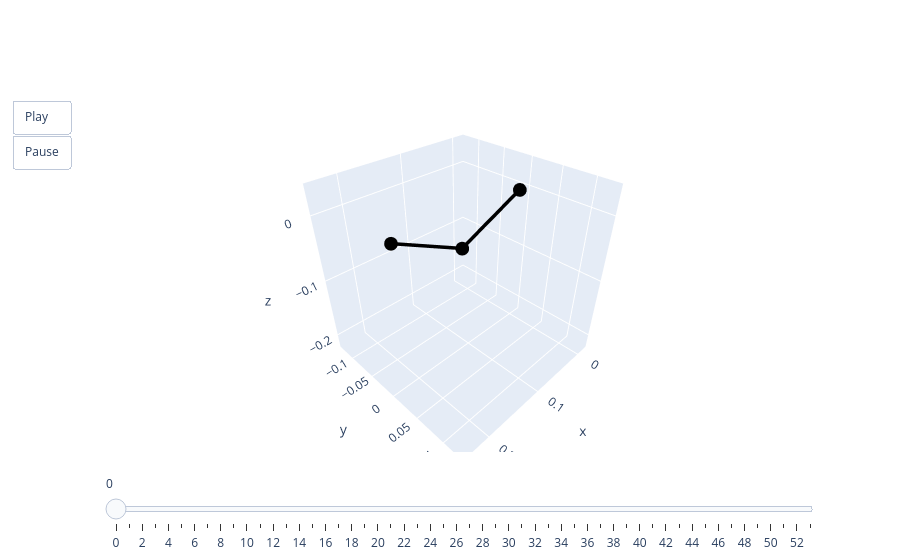

Here is the notebook cell this chart was saved with:
### Code cell
animate(valid.qs[0])

### Figure 1 — Plotly figure (JSON) as saved in the notebook; plotly's stock layout.template omitted (floating-point values rounded to 4 significant figures)
{"data": [{"line": {"color": "black", "width": 7}, "mode": "lines+markers", "type": "scatter3d", "x": [0, 0.1132, 0.2218], "y": [0, 0, 0], "z": [0, -0.04659, 0.006761]}], "layout": {"scene": {"aspectmode": "cube", "xaxis": {"autorange": false, "range": [-0.02231, 0.2454]}, "yaxis": {"autorange": false, "range": [-0.1339, 0.1339]}, "zaxis": {"autorange": false, "range": [-0.2252, 0.04255]}}, "sliders": [{"steps": [{"args": [["0"], {"frame": {"duration": 0, "redraw": true}, "mode": "immediate"}], "label": "0", "method": "animate"}, {"args": [["1"], {"frame": {"duration": 0, "redraw": true}, "mode": "immediate"}], "label": "1", "method": "animate"}, {"args": [["2"], {"frame": {"duration": 0, "redraw": true}, "mode": "immediate"}], "label": "2", "method": "animate"}, {"args": [["3"], {"frame": {"duration": 0, "redraw": true}, "mode": "immediate"}], "label": "3", "method": "animate"}, {"args": [["4"], {"frame": {"duration": 0, "redraw": true}, "mode": "immediate"}], "label": "4", "method": "animate"}, {"args": [["5"], {"frame": {"duration": 0, "redraw": true}, "mode": "immediate"}], "label": "5", "method": "animate"}, {"args": [["6"], {"frame": {"duration": 0, "redraw": true}, "mode": "immediate"}], "label": "6", "method": "animate"}, {"args": [["7"], {"frame": {"duration": 0, "redraw": true}, "mode": "immediate"}], "label": "7", "method": "animate"}, {"args": [["8"], {"frame": {"duration": 0, "redraw": true}, "mode": "immediate"}], "label": "8", "method": "animate"}, {"args": [["9"], {"frame": {"duration": 0, "redraw": true}, "mode": "immediate"}], "label": "9", "method": "animate"}, {"args": [["10"], {"frame": {"duration": 0, "redraw": true}, "mode": "immediate"}], "label": "10", "method": "animate"}, {"args": [["11"], {"frame": {"duration": 0, "redraw": true}, "mode": "immediate"}], "label": "11", "method": "animate"}, {"args": [["12"], {"frame": {"duration": 0, "redraw": true}, "mode": "immediate"}], "label": "12", "method": "animate"}, {"args": [["13"], {"frame": {"duration": 0, "redraw": true}, "mode": "immediate"}], "label": "13", "method": "animate"}, {"args": [["14"], {"frame": {"duration": 0, "redraw": true}, "mode": "immediate"}], "label": "14", "method": "animate"}, {"args": [["15"], {"frame": {"duration": 0, "redraw": true}, "mode": "immediate"}], "label": "15", "method": "animate"}, {"args": [["16"], {"frame": {"duration": 0, "redraw": true}, "mode": "immediate"}], "label": "16", "method": "animate"}, {"args": [["17"], {"frame": {"duration": 0, "redraw": true}, "mode": "immediate"}], "label": "17", "method": "animate"}, {"args": [["18"], {"frame": {"duration": 0, "redraw": true}, "mode": "immediate"}], "label": "18", "method": "animate"}, {"args": [["19"], {"frame": {"duration": 0, "redraw": true}, "mode": "immediate"}], "label": "19", "method": "animate"}, {"args": [["20"], {"frame": {"duration": 0, "redraw": true}, "mode": "immediate"}], "label": "20", "method": "animate"}, {"args": [["21"], {"frame": {"duration": 0, "redraw": true}, "mode": "immediate"}], "label": "21", "method": "animate"}, {"args": [["22"], {"frame": {"duration": 0, "redraw": true}, "mode": "immediate"}], "label": "22", "method": "animate"}, {"args": [["23"], {"frame": {"duration": 0, "redraw": true}, "mode": "immediate"}], "label": "23", "method": "animate"}, {"args": [["24"], {"frame": {"duration": 0, "redraw": true}, "mode": "immediate"}], "label": "24", "method": "animate"}, {"args": [["25"], {"frame": {"duration": 0, "redraw": true}, "mode": "immediate"}], "label": "25", "method": "animate"}, {"args": [["26"], {"frame": {"duration": 0, "redraw": true}, "mode": "immediate"}], "label": "26", "method": "animate"}, {"args": [["27"], {"frame": {"duration": 0, "redraw": true}, "mode": "immediate"}], "label": "27", "method": "animate"}, {"args": [["28"], {"frame": {"duration": 0, "redraw": true}, "mode": "immediate"}], "label": "28", "method": "animate"}, {"args": [["29"], {"frame": {"duration": 0, "redraw": true}, "mode": "immediate"}], "label": "29", "method": "animate"}, {"args": [["30"], {"frame": {"duration": 0, "redraw": true}, "mode": "immediate"}], "label": "30", "method": "animate"}, {"args": [["31"], {"frame": {"duration": 0, "redraw": true}, "mode": "immediate"}], "label": "31", "method": "animate"}, {"args": [["32"], {"frame": {"duration": 0, "redraw": true}, "mode": "immediate"}], "label": "32", "method": "animate"}, {"args": [["33"], {"frame": {"duration": 0, "redraw": true}, "mode": "immediate"}], "label": "33", "method": "animate"}, {"args": [["34"], {"frame": {"duration": 0, "redraw": true}, "mode": "immediate"}], "label": "34", "method": "animate"}, {"args": [["35"], {"frame": {"duration": 0, "redraw": true}, "mode": "immediate"}], "label": "35", "method": "animate"}, {"args": [["36"], {"frame": {"duration": 0, "redraw": true}, "mode": "immediate"}], "label": "36", "method": "animate"}, {"args": [["37"], {"frame": {"duration": 0, "redraw": true}, "mode": "immediate"}], "label": "37", "method": "animate"}, {"args": [["38"], {"frame": {"duration": 0, "redraw": true}, "mode": "immediate"}], "label": "38", "method": "animate"}, {"args": [["39"], {"frame": {"duration": 0, "redraw": true}, "mode": "immediate"}], "label": "39", "method": "animate"}, {"args": [["40"], {"frame": {"duration": 0, "redraw": true}, "mode": "immediate"}], "label": "40", "method": "animate"}, {"args": [["41"], {"frame": {"duration": 0, "redraw": true}, "mode": "immediate"}], "label": "41", "method": "animate"}, {"args": [["42"], {"frame": {"duration": 0, "redraw": true}, "mode": "immediate"}], "label": "42", "method": "animate"}, {"args": [["43"], {"frame": {"duration": 0, "redraw": true}, "mode": "immediate"}], "label": "43", "method": "animate"}, {"args": [["44"], {"frame": {"duration": 0, "redraw": true}, "mode": "immediate"}], "label": "44", "method": "animate"}, {"args": [["45"], {"frame": {"duration": 0, "redraw": true}, "mode": "immediate"}], "label": "45", "method": "animate"}, {"args": [["46"], {"frame": {"duration": 0, "redraw": true}, "mode": "immediate"}], "label": "46", "method": "animate"}, {"args": [["47"], {"frame": {"duration": 0, "redraw": true}, "mode": "immediate"}], "label": "47", "method": "animate"}, {"args": [["48"], {"frame": {"duration": 0, "redraw": true}, "mode": "immediate"}], "label": "48", "method": "animate"}, {"args": [["49"], {"frame": {"duration": 0, "redraw": true}, "mode": "immediate"}], "label": "49", "method": "animate"}, {"args": [["50"], {"frame": {"duration": 0, "redraw": true}, "mode": "immediate"}], "label": "50", "method": "animate"}, {"args": [["51"], {"frame": {"duration": 0, "redraw": true}, "mode": "immediate"}], "label": "51", "method": "animate"}, {"args": [["52"], {"frame": {"duration": 0, "redraw": true}, "mode": "immediate"}], "label": "52", "method": "animate"}, {"args": [["53"], {"frame": {"duration": 0, "redraw": true}, "mode": "immediate"}], "label": "53", "method": "animate"}]}], "updatemenus": [{"buttons": [{"args": [null, {"frame": {"duration": 50, "redraw": true}, "fromcurrent": true}], "label": "Play", "method": "animate"}, {"args": [[null], {"frame": {"duration": 0, "redraw": true}, "mode": "immediate"}], "label": "Pause", "method": "animate"}], "showactive": false, "type": "buttons"}]}}
